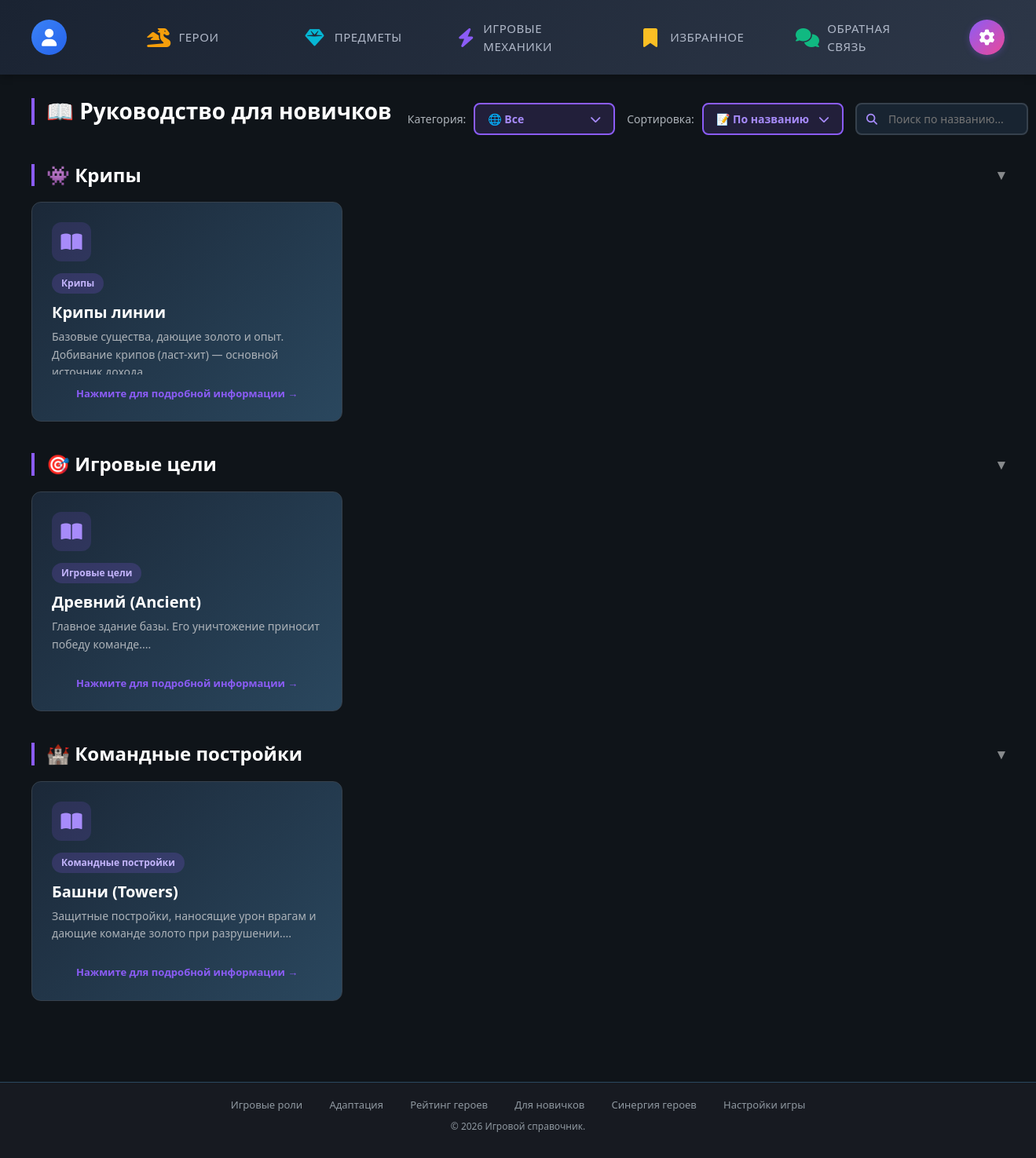
/sections/newbie/newbie.php (signed in), run on an earlier commit of the app's database.
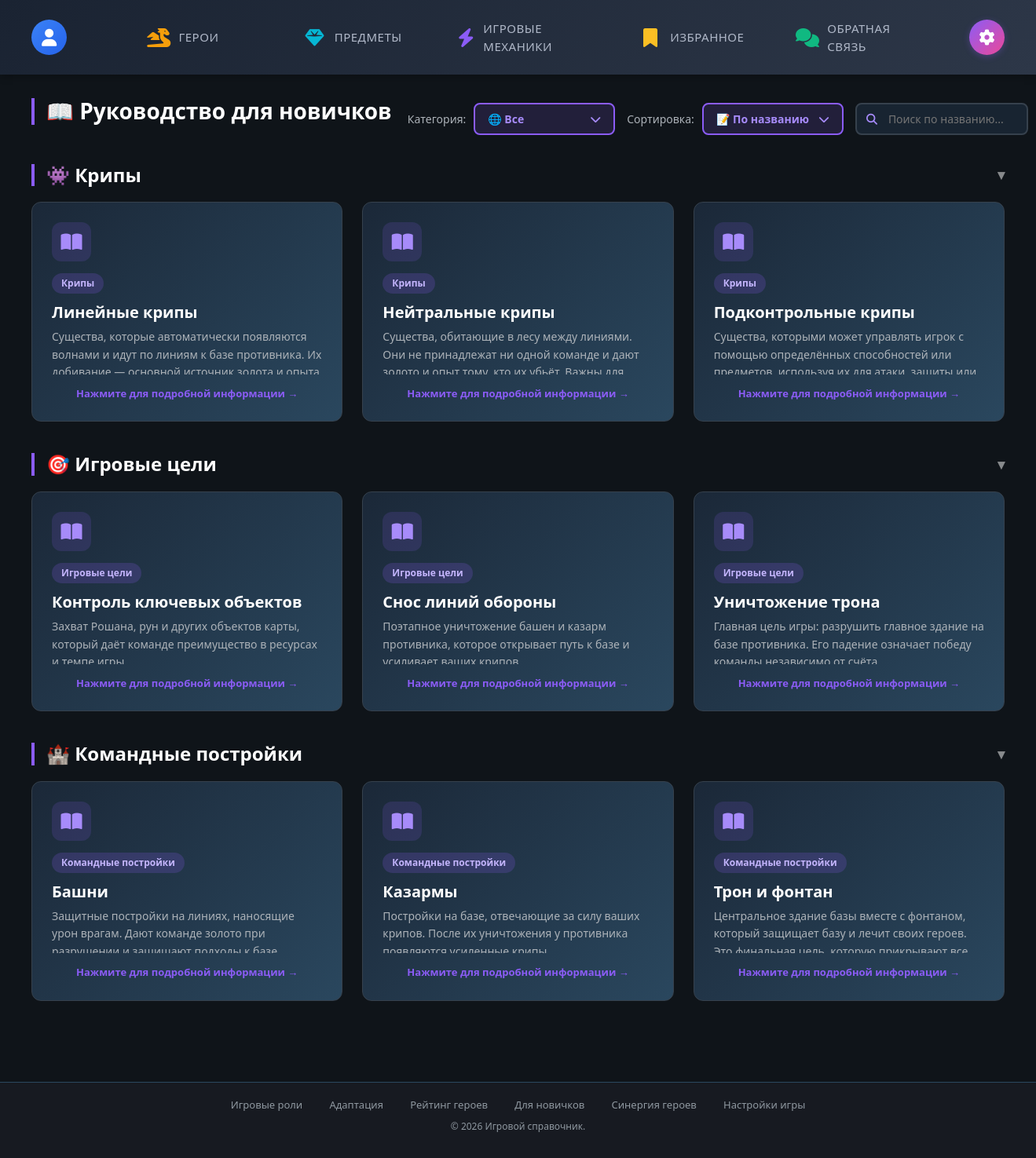
And on a later commit of the database.
### tables this page shows
CREATE TABLE IF NOT EXISTS game_mechanic (
  id_game_mechanic INT AUTO_INCREMENT PRIMARY KEY,
  title VARCHAR(255) NOT NULL,
  category VARCHAR(100) NOT NULL,
  content TEXT NOT NULL,
  created_date DATETIME DEFAULT CURRENT_TIMESTAMP
);

### sections/newbie/newbie.php (the view, shortened to what this page needs)
<?php
$pdo = getDB();
$searchQuery    = $_GET['search'] ?? '';
$sortBy         = $_GET['sort'] ?? 'name';
$categoryFilter = $_GET['category'] ?? '';
$validCategories = ['Крипы', 'Игровые цели', 'Командные постройки'];
$sql = "SELECT * FROM game_mechanic WHERE 1=1";
$params = [];
if (!empty($categoryFilter) && in_array($categoryFilter, $validCategories)) {
    $sql .= " AND category = ?";
    $params[] = $categoryFilter;
} else {
    $sql .= " AND category IN ('" . implode("','", $validCategories) . "')";
}
switch ($sortBy) {
    case 'name':
    default:     $sql .= " ORDER BY title ASC"; break;
}
$stmt = $pdo->prepare($sql);
$stmt->execute($params);
$mechanics = $stmt->fetchAll();
$grouped = [];
foreach ($mechanics as $m) {
    if (isset($m['category'])) $grouped[$m['category']][] = $m;
}
$categoryOrder = (!empty($categoryFilter) && isset($grouped[$categoryFilter])) ? [$categoryFilter] : $validCategories;
$categoryEmojis = [
    'Крипы' => '👾',
    'Игровые цели' => '🎯',
    'Командные постройки' => '🏰'
];
$pageTitle = 'Руководство для новичков';
require_once __DIR__ . '/../../includes/header.php';
?>
<div class="page-header">
    <h1 class="page-title">📖 <?= $pageTitle ?></h1>
    <div class="controls">
        <div class="filter-group">
            <span class="filter-label">Категория:</span>
            <div class="filter-dropdown">
                <button class="filter-btn" onclick="toggleNewbieFilter()">
                    <span id="currentFilterText"><?= !empty($categoryFilter) && isset($categoryEmojis[$categoryFilter]) ? $categoryEmojis[$categoryFilter] . ' ' . htmlspecialchars($categoryFilter) : '🌐 Все' ?></span>
                    <i class="fas fa-chevron-down"></i>
                </button>
            </div>
        </div>
        <div class="filter-group">
            <span class="filter-label">Сортировка:</span>
            <div class="sort-dropdown">
                <button class="sort-btn" onclick="toggleNewbieSort()">
                    <span id="currentSortText"><?= $sortBy === 'date' ? '📅 По дате' : '📝 По названию' ?></span>
                    <i class="fas fa-chevron-down"></i>
                </button>
            </div>
        </div>
        <div class="search-box">
            <i class="fas fa-search search-icon"></i>
            <input type="text" class="search-input" id="searchInputNewbie" placeholder="Поиск по названию..." value="<?= htmlspecialchars($searchQuery) ?>">
        </div>
    </div>
</div>
<?php if (empty($mechanics)): ?>
    <div class="no-results">
        <i class="fas fa-search"></i>
        <p>Записи не найдены</p>
    </div>
<?php else: ?>
    <div class="mechanics-sections">
        <?php foreach ($categoryOrder as $cat): ?>
            <div class="mechanics-category-block">
                <h2 class="category-heading" onclick="toggleNewbieCategory('<?= $cat ?>')">
                    <?= $categoryEmojis[$cat] ?> <?= htmlspecialchars($cat) ?>
                </h2>
                <div class="mechanics-grid">
                    <?php foreach ($grouped[$cat] as $m): ?>
                        <a href="<?= BASE_URL ?>/sections/newbie/newbie_detail.php?id=<?= $m['id_game_mechanic'] ?>" class="mechanic-card">
                            <div class="icon-wrap"><i class="fas fa-book-open"></i></div>
                            <span class="category"><?= htmlspecialchars($m['category']) ?></span>
                            <h3><?= htmlspecialchars($m['title']) ?></h3>
                            <div class="preview"><?= htmlspecialchars(mb_substr($m['content'], 0, 250)) ?>...</div>
                            <div class="click-hint">Нажмите для подробной информации →</div>
                        </a>
                    <?php endforeach; ?>
                </div>
            </div>
        <?php endforeach; ?>
    </div>
<?php endif; ?>
<?php require_once __DIR__ . '/../../includes/footer.php'; ?>

What changed in the data, as far as the page shows it:
no longer on this page (row edited): game_mechanic: category "Крипы", title "Крипы линии", content "Базовые существа, дающие золото и опыт. Добивание крипов (ласт-хит) —…"
no longer on this page (row edited): game_mechanic: category "Игровые цели", title "Древний (Ancient)", content "Главное здание базы. Его уничтожение приносит победу команде."
no longer on this page (row edited): game_mechanic: category "Командные постройки", title "Башни (Towers)", content "Защитные постройки, наносящие урон врагам и дающие команде золото при разрушении."
added game_mechanic: category "Крипы", title "Линейные крипы", content "Существа, которые автоматически появляются волнами и идут по линиям к базе противника.…"
added game_mechanic: category "Крипы", title "Нейтральные крипы", content "Существа, обитающие в лесу между линиями. Они не принадлежат ни одной команде и…"
added game_mechanic: category "Крипы", title "Подконтрольные крипы", content "Существа, которыми может управлять игрок с помощью определённых способностей…"
added game_mechanic: category "Игровые цели", title "Контроль ключевых объектов", content "Захват Рошана, рун и других объектов карты, который даёт команде преимущество в…"
added game_mechanic: category "Игровые цели", title "Снос линий обороны", content "Поэтапное уничтожение башен и казарм противника, которое открывает путь к базе…"
added game_mechanic: category "Игровые цели", title "Уничтожение трона", content "Главная цель игры: разрушить главное здание на базе противника. Его падение означает…"
added game_mechanic: category "Командные постройки", title "Башни", content "Защитные постройки на линиях, наносящие урон врагам. Дают команде золото…"
added game_mechanic: category "Командные постройки", title "Казармы", content "Постройки на базе, отвечающие за силу ваших крипов. После их уничтожения у…"
added game_mechanic: category "Командные постройки", title "Трон и фонтан", content "Центральное здание базы вместе с фонтаном, который защищает базу и лечит своих…"
